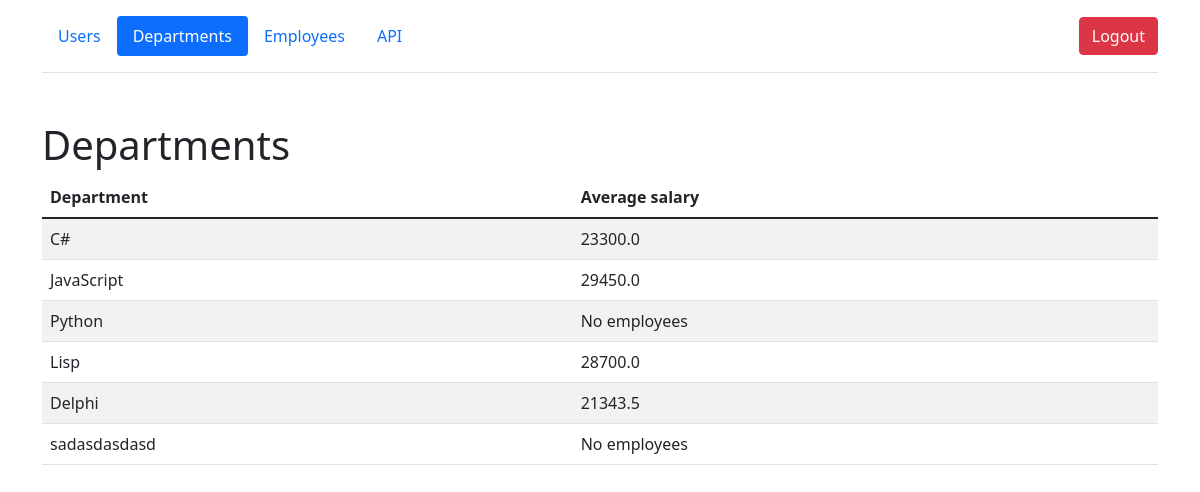
Screenshot of /departments (signed in) with the database file from the repository.
### models/departments.py (models this page shows, shortened)
class Departments(db.Model):
    __table_args__ = {'extend_existing': True}
    id = db.Column(db.Integer, primary_key=True)
    department = db.Column(db.String(50), nullable=False)

### views/api.py (the view, shortened to what this page needs)
@api.route('/departments', methods=['POST', 'GET'])
@login_required
def departments_page():
    departments = Departments.query.all()
    employees = Employees.query.all()
    dnt_salary = avg_salaries(departments, employees)
    return render_template('departments_for_users.html', departments=departments, dnt_salary=dnt_salary)

### models/users.py (called while the page is built)
@login_manager.user_loader
def load_user(user_id):
    return User.query.get(user_id)

### service/__init__.py (called while the page is built)
def avg_salaries(departments, employees):
    dnt_salary = {}
    for dnt in departments:
        dnt_salary[dnt.department] = []
    for emp in employees:
        for dnt in departments:
            if emp.department == dnt.department:
                dnt_salary[dnt.department].append(emp.salary)
    for dnt_name in dnt_salary:
        avg_salary = None
        if dnt_salary[dnt_name]:
            avg_salary = 0
            for salary in dnt_salary[dnt_name]:
                avg_salary += salary
            avg_salary /= len(dnt_salary[dnt_name])
            dnt_salary[dnt_name] = round(avg_salary, 3)
        else:
            avg_salary = 'No employees'
            dnt_salary[dnt_name] = avg_salary
    return dnt_salary

### views/api.py (called while the page is built)
@api.before_request
def make_session_permanent():
    session.permanent = False

@api.after_request
def redirect_to_sign_in(response):
    if response.status_code == 401:
        return redirect(url_for('api.login_page') + '?next=' + request.url)
    return response

### templates/departments_for_users.html (shortened to what this page needs)
{% extends 'base.html' %}
{% block body %}
<div class="container">
        <header class="d-flex flex-wrap align-items-center justify-content-center justify-content-md-between py-3 mb-4 border-bottom">
          <ul class="nav nav-pills">
              <li class="nav-item"><a href="/users" class="nav-link">Users</a></li>
            <li class="nav-item"><a href="/departments" class="nav-link active">Departments</a></li>
            <li class="nav-item"><a href="/employees" class="nav-link">Employees</a></li>
              <li class="nav-item"><a href="/api_list" class="nav-link">API</a></li>
          </ul>
            <div class="col-md-3 text-end">
                <a href="/logout">
                    <button type="button" class="btn btn-danger">Logout</button>
                </a>
              </div>
        </header>
      </div>
    <div class="container mt-5">
        <h1>Departments</h1>
        <table id="data" class="table table-striped">
            <thead>
              <tr>
                <th>Department</th>
                  <th>Average salary</th>
              </tr>
            </thead>
            <tbody>
              {% for dnt in departments %}
                <tr>
                    <td>
                      {{ dnt.department }}
                    </td>
                  <td>{% for dnt_name in dnt_salary %}
                      {% if dnt.department == dnt_name %}
                        {{ dnt_salary[dnt_name] }}
                      {% endif %}
                      {% endfor %}
                  </td>
                </tr>
              {% endfor %}
            </tbody>
  </table>
    </div>
{% endblock %}

### rows the page displays
Departments: department "C#", department "23300.0"
Departments: department "JavaScript", department "29450.0"
Departments: department "Python", department "No employees"
Departments: department "Lisp", department "28700.0"
Departments: department "Delphi", department "21343.5"
Departments: department "sadasdasdasd", department "No employees"
